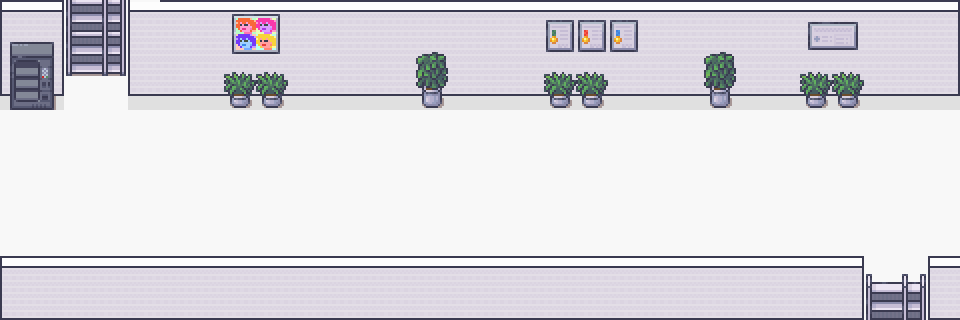

This game map was drawn from its Tiled (.tmx) file and the tilesets committed beside it. A one-line description and the trimmed map source follow:
An orthogonal 30x10 tile map with 32x32 px tiles, 4 tile layers (floor, wall, decor1, decor2), 2 tilesets and 21 objects (16x monster, 3x chord, playerStart, milestone).

<map version="1.10" tiledversion="1.11.0" orientation="orthogonal" renderorder="right-down" width="30" height="10" tilewidth="32" tileheight="32" infinite="0" nextlayerid="7" nextobjectid="31">
 <tileset firstgid="1" name="Modern_Office_32x32" tilewidth="32" tileheight="32" tilecount="848" columns="16">
  <image source="../../Modern_Office_32x32.png" width="512" height="1696" />
  <tile id="263">
   <properties>
    <property name="collides" type="bool" value="true" />
   </properties>
  </tile>
  <tile id="264">
   <properties>
    <property name="collides" type="bool" value="true" />
   </properties>
  </tile>
  <tile id="279">
   <properties>
    <property name="collides" type="bool" value="true" />
   </properties>
  </tile>
  <tile id="280">
   <properties>
    <property name="collides" type="bool" value="true" />
   </properties>
  </tile>
 </tileset>
 <tileset firstgid="849" name="Room_Builder_Office_32x32" tilewidth="32" tileheight="32" tilecount="224" columns="16">
  <image source="../../Room_Builder_Office_32x32.png" width="512" height="448" />
  <tile id="176">
   <properties>
    <property name="collides" type="bool" value="true" />
   </properties>
  </tile>
  <tile id="177">
   <properties>
    <property name="collides" type="bool" value="true" />
   </properties>
  </tile>
  <tile id="178">
   <properties>
    <property name="collides" type="bool" value="true" />
   </properties>
  </tile>
  <tile id="179">
   <properties>
    <property name="collides" type="bool" value="true" />
   </properties>
  </tile>
  <tile id="180">
   <properties>
    <property name="collides" type="bool" value="true" />
   </properties>
  </tile>
  <tile id="181">
   <properties>
    <property name="collides" type="bool" value="true" />
   </properties>
  </tile>
  <tile id="182">
   <properties>
    <property name="collides" type="bool" value="true" />
   </properties>
  </tile>
  <tile id="183">
   <properties>
    <property name="collides" type="bool" value="true" />
   </properties>
  </tile>
  <tile id="184">
   <properties>
    <property name="collides" type="bool" value="true" />
   </properties>
  </tile>
  <tile id="185">
   <properties>
    <property name="collides" type="bool" value="true" />
   </properties>
  </tile>
  <tile id="192">
   <properties>
    <property name="collides" type="bool" value="true" />
   </properties>
  </tile>
  <tile id="193">
   <properties>
    <property name="collides" type="bool" value="true" />
   </properties>
  </tile>
  <tile id="194">
   <properties>
    <property name="collides" type="bool" value="true" />
   </properties>
  </tile>
  <tile id="195">
   <properties>
    <property name="collides" type="bool" value="true" />
   </properties>
  </tile>
  <tile id="196">
   <properties>
    <property name="collides" type="bool" value="true" />
   </properties>
  </tile>
  <tile id="197">
   <properties>
    <property name="collides" type="bool" value="true" />
   </properties>
  </tile>
  <tile id="198">
   <properties>
    <property name="collides" type="bool" value="true" />
   </properties>
  </tile>
  <tile id="199">
   <properties>
    <property name="collides" type="bool" value="true" />
   </properties>
  </tile>
  <tile id="200">
   <properties>
    <property name="collides" type="bool" value="true" />
   </properties>
  </tile>
  <tile id="201">
   <properties>
    <property name="collides" type="bool" value="true" />
   </properties>
  </tile>
 </tileset>
 <layer id="1" name="floor" width="30" height="10" locked="1">
  <data>[300 cells, 300 non-empty, 1 distinct tile ids]</data>
 </layer>
 <layer id="2" name="wall" width="30" height="10" locked="1">
  <data>[300 cells, 140 non-empty, 11 distinct tile ids]</data>
 </layer>
 <layer id="3" name="decor1" width="30" height="10" locked="1">
  <data>[300 cells, 28 non-empty, 1 distinct tile ids]</data>
 </layer>
 <layer id="4" name="decor2" width="30" height="10">
  <data>[300 cells, 48 non-empty, 31 distinct tile ids]</data>
 </layer>
 <objectgroup id="5" name="object">
  <object id="4" name="playerStart" x="84" y="108">
   <point />
  </object>
  <object id="5" name="chordStart" type="chord" x="141.602" y="109.211">
   <point />
  </object>
  <object id="6" name="milestone" x="852.283" y="235.686">
   <point />
  </object>
  <object id="9" name="chordEnd" type="chord" x="894" y="242">
   <point />
  </object>
  <object id="11" name="chordBattle" type="chord" x="466" y="116">
   <point />
  </object>
  <object id="13" name="golem" type="monster" x="432" y="198">
   <point />
  </object>
  <object id="15" name="mini goblin" type="monster" x="510" y="198">
   <point />
  </object>
  <object id="17" name="bugbear" type="monster" x="58.4285" y="216.473">
   <point />
  </object>
  <object id="18" name="angle" type="monster" x="187.738" y="178.159">
   <point />
  </object>
  <object id="19" name="ratfolk" type="monster" x="157.087" y="228.925">
   <point />
  </object>
  <object id="20" name="golem" type="monster" x="280.649" y="212.642">
   <point />
  </object>
  <object id="21" name="ratfolk" type="monster" x="303.637" y="144.635">
   <point />
  </object>
  <object id="22" name="bugbear" type="monster" x="381.222" y="230.841">
   <point />
  </object>
  <object id="23" name="golem" type="monster" x="498.079" y="251.913">
   <point />
  </object>
  <object id="24" name="angle" type="monster" x="613.021" y="170.496">
   <point />
  </object>
  <object id="25" name="bugbear" type="monster" x="711.679" y="136.972">
   <point />
  </object>
  <object id="26" name="angle" type="monster" x="698.269" y="219.346">
   <point />
  </object>
  <object id="27" name="mini goblin" type="monster" x="641.756" y="220.304">
   <point />
  </object>
  <object id="28" name="golem" type="monster" x="890.796" y="165.707">
   <point />
  </object>
  <object id="29" name="angle" type="monster" x="772.023" y="187.738">
   <point />
  </object>
  <object id="30" name="bugbear" type="monster" x="353.445" y="154.213">
   <point />
  </object>
 </objectgroup>
</map>
